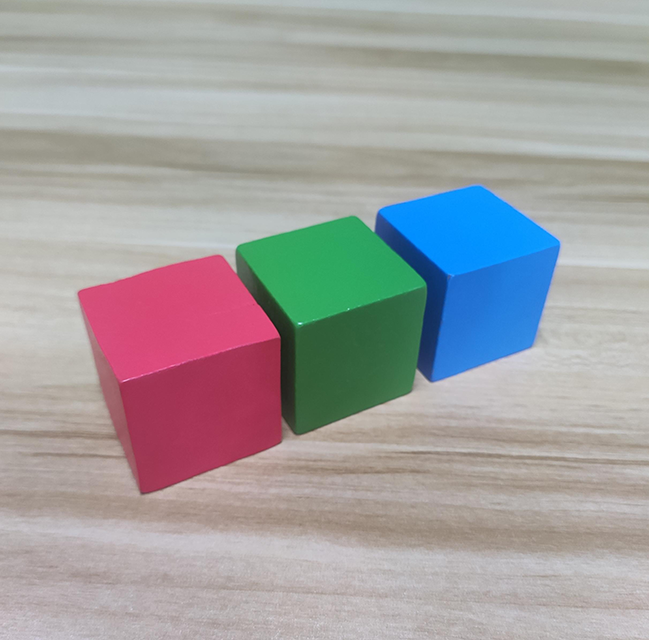
#> input picture test.jpg, 649 x 640 px, given in place of the camera
$ python colorDetect.py
#> lines starting #> are read from the running program, lines starting #| are printed output that depends on the picture; after the words box and inside, x2 and y2 are one past the last pixel; in counts of white or black regions, pixels touching at a corner belong together
import cv2
import numpy as np
import math

target_colors = {
    'red': {
        'min': [0, 120, 120],  # 最小阈值 [L_min, A_min, B_min]
        'max': [100, 180, 180]  # 最大阈值 [L_max, A_max, B_max]
    },
    'green': {
        'min': [0, -120, -120],  # 最小阈值 [L_min, A_min, B_min]
        'max': [100, -50, -50]  # 最大阈值 [L_max, A_max, B_max]
    }
}


cap = cv2.VideoCapture(0)


while True:
    ret, frame = cap.read()
#> frame is the input picture: shape (640, 649, 3); mean B, G, R 161, 159.8, 161.6

    if not ret:
        break

    '''
    获取输入图像的高度和宽度
    img.shape返回一个包含图像高度、图像宽度以及通道数的元组
    通过切片操作[:2]来获取前两个值，即高度和宽度
    '''
    img_h, img_w = frame.shape[:2]
#> img_h = 640; img_w = 649
    # 高斯滤波,这里使用copy对图像进行拷贝
    frame_blur = cv2.GaussianBlur(np.copy(frame), (5, 5), 5)
    # 转换成Lab颜色空间
    frame_lab = cv2.cvtColor(frame_blur, cv2.COLOR_RGB2LAB)
#> frame_lab: shape (640, 649, 3); mean of channels 0, 1, 2 169.1, 130.5, 127.1

    # 遍历所有要检测的颜色及其阈值
    for color_name, color in target_colors.items():
        # 二值化处理
        frame_mask = cv2.inRange(frame_lab, tuple(color['min']), tuple(color['max']))
        # 腐蚀处理
        eroded = cv2.erode(frame_mask, cv2.getStructuringElement(cv2.MORPH_RECT, (3, 3)))
        dilated = cv2.dilate(eroded, cv2.getStructuringElement(cv2.MORPH_RECT, (3, 3)))
        # 找出轮廓的位置
        contours = cv2.findContours(dilated, cv2.RETR_EXTERNAL, cv2.CHAIN_APPROX_NONE)[-2]
        contour_area = map(lambda c: (c, math.fabs(cv2.contourArea(c))), contours)
        contour_area = list(filter(lambda c: c[1] > 1200, contour_area))  # 去除过小的色块

        # 框出颜色的物体
        if len(contour_area) > 0:
            for contour, area in contour_area:  # Loop through all the contours found
                (center_x, center_y), r = cv2.minEnclosingCircle(contour)
                cv2.circle(frame, (int(center_x), int(center_y)), 1, (0, 255, 0), 5)
                cv2.circle(frame, (int(center_x), int(center_y)), int(r), (0, 255, 0), 2)

        cv2.line(frame, (int(img_w / 2 - 10), int(img_h / 2)), (int(img_w / 2 + 10), int(img_h / 2)), (0, 255, 255), 2)
        cv2.line(frame, (int(img_w / 2), int(img_h / 2 - 10)), (int(img_w / 2), int(img_h / 2 + 10)), (0, 255, 255), 2)
#> this loop made 2 passes
#> pass 1, `frame_mask = cv2.inRange(frame_lab, tuple(color['min']), tuple(color['..`:
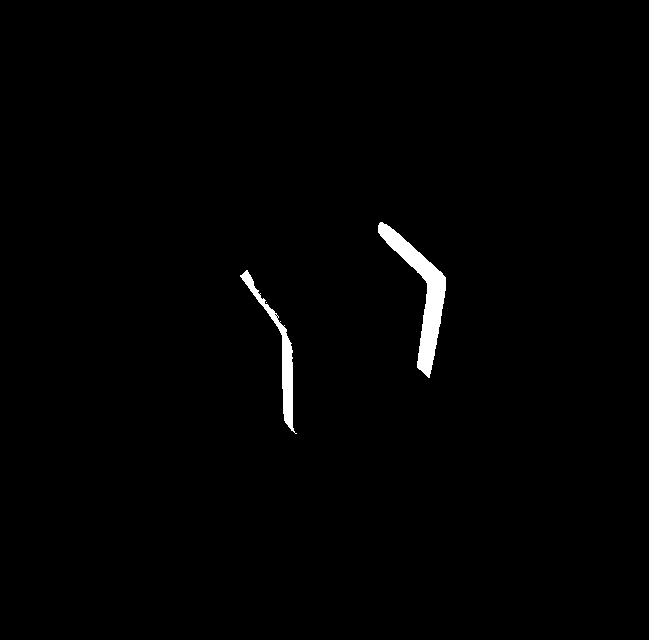
#> frame_mask: shape (640, 649); 1% white; 3 white regions (1 under 20 px), largest, box (x1, y1, x2, y2) and area: (378, 222, 446, 378) 2824, (240, 270, 297, 434) 1390
#> pass 1, `eroded = cv2.erode(frame_mask, cv2.getStructuringElement(cv2.MORPH_REC..`:
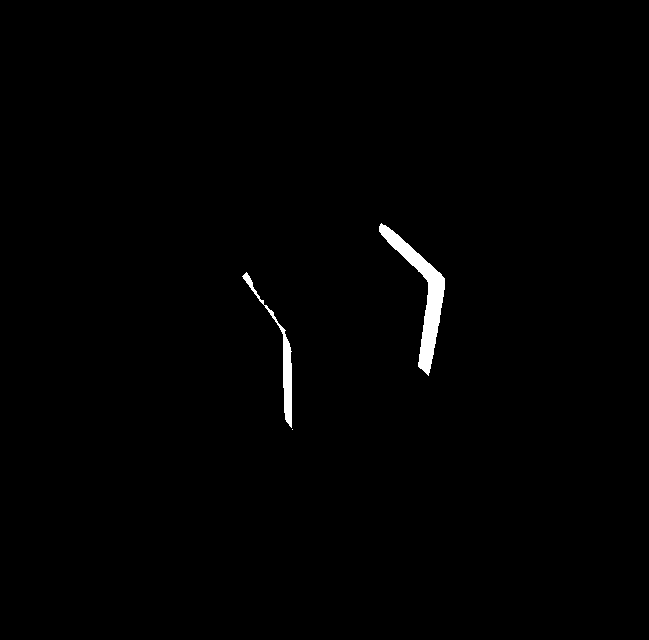
#> eroded: shape (640, 649); 0.79% white; 3 white regions (1 under 20 px), largest, box (x1, y1, x2, y2) and area: (379, 223, 445, 376) 2360, (242, 272, 292, 428) 938
#> after the loop:
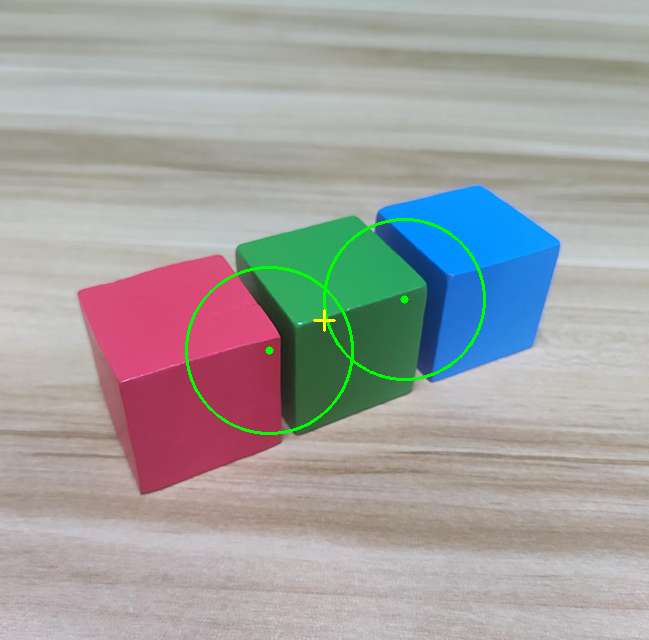
#> frame: shape (640, 649, 3); 0.76% of pixels changed, all inside (x1, y1, x2, y2) = (185, 218, 486, 435)

    cv2.imshow('frame', frame)

    key = cv2.waitKey(1)
#> (key Esc is pressed here)
    if key == 27:
        break

cap.release()
cv2.destroyAllWindows()
